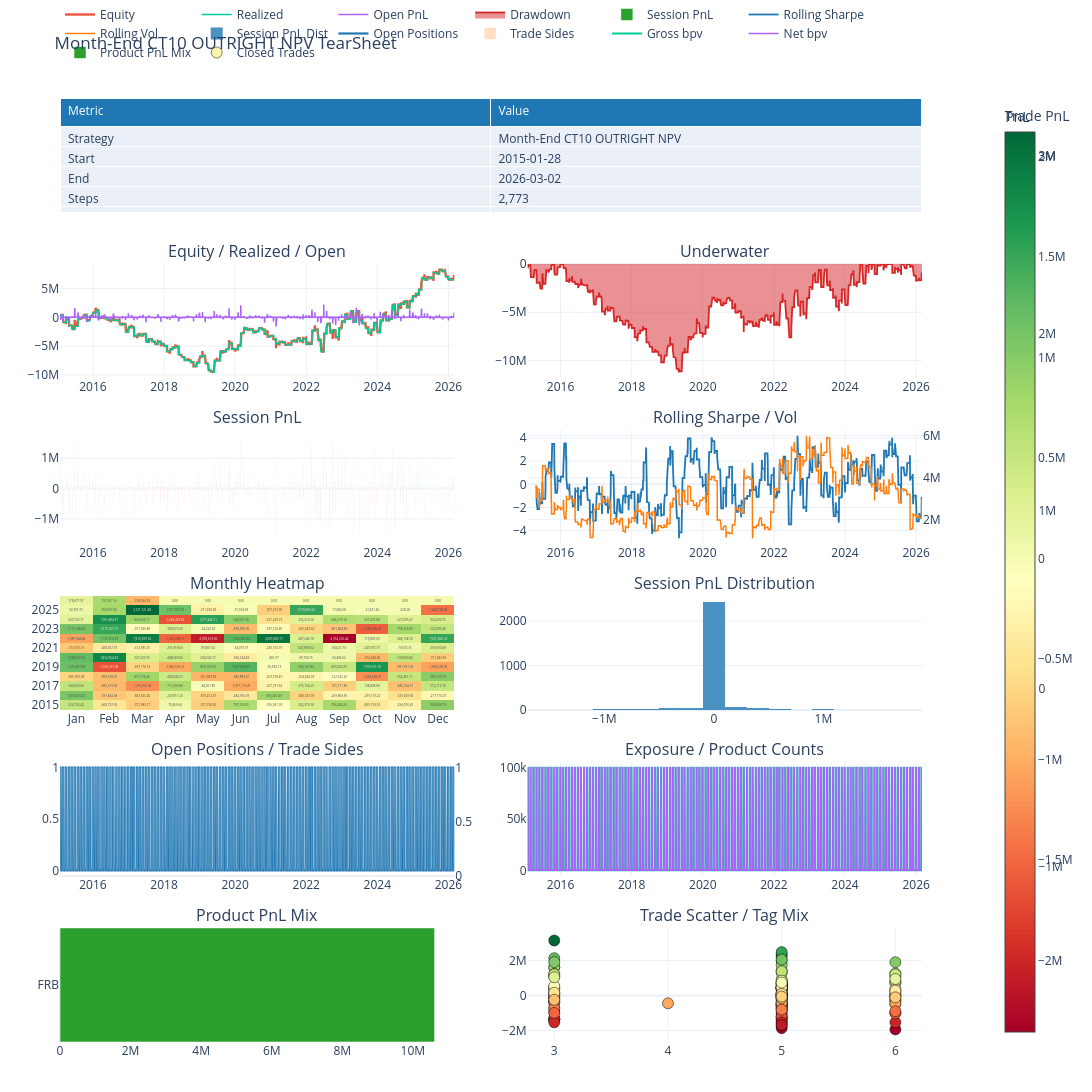

The notebook cell this image was saved under:
### Code cell
tearsheet = QueryBacktestTearSheet.from_backtest(bt)
# mpl_fig = tearsheet.plot_matplotlib()
plotly_fig = tearsheet.plot_plotly()
plotly_fig.show()
# summary = tearsheet.summary_frame

### Figure 1 — Plotly figure (JSON) as saved in the notebook; plotly's stock layout.template omitted (floating-point values rounded to 4 significant figures; data arrays with more than 128 entries replaced by an {"elided": "..."} marker saying what was removed)
{"data": [{"cells": {"align": "left", "values": [["Strategy", "Start", "End", "Steps", "Sessions", "Total PnL", "Realized PnL", "Open PnL", "Sharpe", "Sortino", "Max Drawdown", "Trade Hit Rate", "Closed Trades", "Open Trades", "Avg Hold Days", "Time In Market"], ["Month-End CT10 OUTRIGHT NPV", "2015-01-28", "2026-03-02", "2,773", "2,773", "6,495,630.78", "6,495,630.78", "0.00", "0.18", "0.11", "-11,229,314.56", "51.49%", "134", "0", "4.69", "14.50%"]]}, "domain": {"x": [0, 0.94], "y": [0.8792, 1]}, "header": {"align": "left", "fill": {"color": "#1f77b4"}, "font": {"color": "white"}, "values": ["Metric", "Value"]}, "type": "table"}, {"line": {"width": 2.4}, "mode": "lines", "name": "Equity", "type": "scatter", "x": {"elided": "2773 str values"}, "xaxis": "x", "y": {"elided": "2773 float values"}, "yaxis": "y"}, {"line": {"width": 1.5}, "mode": "lines", "name": "Realized", "type": "scatter", "x": {"elided": "2773 str values"}, "xaxis": "x", "y": {"elided": "2773 float values"}, "yaxis": "y"}, {"line": {"width": 1.5}, "mode": "lines", "name": "Open PnL", "type": "scatter", "x": {"elided": "2773 str values"}, "xaxis": "x", "y": {"elided": "2773 float values"}, "yaxis": "y"}, {"fill": "tozeroy", "line": {"color": "#d62728", "width": 1.8}, "mode": "lines", "name": "Drawdown", "type": "scatter", "x": {"elided": "2773 str values"}, "xaxis": "x2", "y": {"elided": "2773 float values"}, "yaxis": "y2"}, {"marker": {"color": {"elided": "2773 str values"}}, "name": "Session PnL", "type": "bar", "x": {"elided": "2773 str values"}, "xaxis": "x3", "y": {"elided": "2773 float values"}, "yaxis": "y3"}, {"line": {"color": "#1f77b4", "width": 1.8}, "mode": "lines", "name": "Rolling Sharpe", "type": "scatter", "x": {"elided": "2773 str values"}, "xaxis": "x4", "y": {"elided": "2773 float values"}, "yaxis": "y4"}, {"line": {"color": "#ff7f0e", "width": 1.5}, "mode": "lines", "name": "Rolling Vol", "type": "scatter", "x": {"elided": "2773 str values"}, "xaxis": "x4", "y": {"elided": "2773 float values"}, "yaxis": "y5"}, {"colorbar": {"title": {"text": "PnL"}}, "colorscale": [[0, "rgb(165,0,38)"], [0.1, "rgb(215,48,39)"], [0.2, "rgb(244,109,67)"], [0.3, "rgb(253,174,97)"], [0.4, "rgb(254,224,139)"], [0.5, "rgb(255,255,191)"], [0.6, "rgb(217,239,139)"], [0.7, "rgb(166,217,106)"], [0.8, "rgb(102,189,99)"], [0.9, "rgb(26,152,80)"], [1, "rgb(0,104,55)"]], "text": {"elided": "12x12 str values"}, "texttemplate": "%{text}", "type": "heatmap", "x": ["Jan", "Feb", "Mar", "Apr", "May", "Jun", "Jul", "Aug", "Sep", "Oct", "Nov", "Dec"], "xaxis": "x5", "y": ["2015", "2016", "2017", "2018", "2019", "2020", "2021", "2022", "2023", "2024", "2025", "2026"], "yaxis": "y6", "z": {"elided": "12x12 float values"}}, {"marker": {"color": "#1f77b4"}, "name": "Session PnL Dist", "nbinsx": 30, "opacity": 0.8, "type": "histogram", "x": {"elided": "2773 float values"}, "xaxis": "x6", "yaxis": "y7"}, {"line": {"color": "#1f77b4", "width": 2.2}, "mode": "lines", "name": "Open Positions", "type": "scatter", "x": {"elided": "2773 str values"}, "xaxis": "x7", "y": {"elided": "2773 float values"}, "yaxis": "y8"}, {"marker": {"color": "#ff7f0e"}, "name": "Trade Sides", "opacity": 0.25, "type": "bar", "x": {"elided": "2773 str values"}, "xaxis": "x7", "y": {"elided": "2773 float values"}, "yaxis": "y9"}, {"line": {"width": 2}, "mode": "lines", "name": "Gross bpv", "type": "scatter", "x": {"elided": "2773 str values"}, "xaxis": "x8", "y": {"elided": "2773 float values"}, "yaxis": "y10"}, {"line": {"width": 1.5}, "mode": "lines", "name": "Net bpv", "type": "scatter", "x": {"elided": "2773 str values"}, "xaxis": "x8", "y": {"elided": "2773 float values"}, "yaxis": "y10"}, {"marker": {"color": ["#2ca02c"]}, "name": "Product PnL Mix", "orientation": "h", "type": "bar", "x": [10620000.0], "xaxis": "x9", "y": ["FRB"], "yaxis": "y11"}, {"marker": {"color": {"elided": "134 float values"}, "colorbar": {"title": {"text": "Trade PnL"}}, "colorscale": [[0, "rgb(165,0,38)"], [0.1, "rgb(215,48,39)"], [0.2, "rgb(244,109,67)"], [0.3, "rgb(253,174,97)"], [0.4, "rgb(254,224,139)"], [0.5, "rgb(255,255,191)"], [0.6, "rgb(217,239,139)"], [0.7, "rgb(166,217,106)"], [0.8, "rgb(102,189,99)"], [0.9, "rgb(26,152,80)"], [1, "rgb(0,104,55)"]], "line": {"color": "black", "width": 0.5}, "showscale": true, "size": 11}, "mode": "markers", "name": "Closed Trades", "text": {"elided": "134 str values"}, "type": "scatter", "x": {"elided": "134 float values"}, "xaxis": "x10", "y": {"elided": "134 float values"}, "yaxis": "y12"}], "layout": {"annotations": [{"font": {"size": 16}, "showarrow": false, "text": "Equity / Realized / Open", "x": 0.215, "xanchor": "center", "xref": "paper", "y": 0.8242, "yanchor": "bottom", "yref": "paper"}, {"font": {"size": 16}, "showarrow": false, "text": "Underwater", "x": 0.725, "xanchor": "center", "xref": "paper", "y": 0.8242, "yanchor": "bottom", "yref": "paper"}, {"font": {"size": 16}, "showarrow": false, "text": "Session PnL", "x": 0.215, "xanchor": "center", "xref": "paper", "y": 0.6483, "yanchor": "bottom", "yref": "paper"}, {"font": {"size": 16}, "showarrow": false, "text": "Rolling Sharpe / Vol", "x": 0.725, "xanchor": "center", "xref": "paper", "y": 0.6483, "yanchor": "bottom", "yref": "paper"}, {"font": {"size": 16}, "showarrow": false, "text": "Monthly Heatmap", "x": 0.215, "xanchor": "center", "xref": "paper", "y": 0.4725, "yanchor": "bottom", "yref": "paper"}, {"font": {"size": 16}, "showarrow": false, "text": "Session PnL Distribution", "x": 0.725, "xanchor": "center", "xref": "paper", "y": 0.4725, "yanchor": "bottom", "yref": "paper"}, {"font": {"size": 16}, "showarrow": false, "text": "Open Positions / Trade Sides", "x": 0.215, "xanchor": "center", "xref": "paper", "y": 0.2967, "yanchor": "bottom", "yref": "paper"}, {"font": {"size": 16}, "showarrow": false, "text": "Exposure / Product Counts", "x": 0.725, "xanchor": "center", "xref": "paper", "y": 0.2967, "yanchor": "bottom", "yref": "paper"}, {"font": {"size": 16}, "showarrow": false, "text": "Product PnL Mix", "x": 0.215, "xanchor": "center", "xref": "paper", "y": 0.1208, "yanchor": "bottom", "yref": "paper"}, {"font": {"size": 16}, "showarrow": false, "text": "Trade Scatter / Tag Mix", "x": 0.725, "xanchor": "center", "xref": "paper", "y": 0.1208, "yanchor": "bottom", "yref": "paper"}], "height": 2400, "legend": {"orientation": "h", "x": 0, "xanchor": "left", "y": 1.02, "yanchor": "bottom"}, "margin": {"b": 50, "l": 60, "r": 40, "t": 80}, "title": {"text": "Month-End CT10 OUTRIGHT NPV TearSheet"}, "width": 1600, "xaxis": {"anchor": "y", "domain": [0, 0.43]}, "xaxis10": {"anchor": "y12", "domain": [0.51, 0.94]}, "xaxis2": {"anchor": "y2", "domain": [0.51, 0.94]}, "xaxis3": {"anchor": "y3", "domain": [0, 0.43]}, "xaxis4": {"anchor": "y4", "domain": [0.51, 0.94]}, "xaxis5": {"anchor": "y6", "domain": [0, 0.43]}, "xaxis6": {"anchor": "y7", "domain": [0.51, 0.94]}, "xaxis7": {"anchor": "y8", "domain": [0, 0.43]}, "xaxis8": {"anchor": "y10", "domain": [0.51, 0.94]}, "xaxis9": {"anchor": "y11", "domain": [0, 0.43]}, "yaxis": {"anchor": "x", "domain": [0.7033, 0.8242]}, "yaxis10": {"anchor": "x8", "domain": [0.1758, 0.2967]}, "yaxis11": {"anchor": "x9", "domain": [0, 0.1208]}, "yaxis12": {"anchor": "x10", "domain": [0, 0.1208]}, "yaxis2": {"anchor": "x2", "domain": [0.7033, 0.8242]}, "yaxis3": {"anchor": "x3", "domain": [0.5275, 0.6483]}, "yaxis4": {"anchor": "x4", "domain": [0.5275, 0.6483]}, "yaxis5": {"anchor": "x4", "overlaying": "y4", "side": "right"}, "yaxis6": {"anchor": "x5", "domain": [0.3517, 0.4725]}, "yaxis7": {"anchor": "x6", "domain": [0.3517, 0.4725]}, "yaxis8": {"anchor": "x7", "domain": [0.1758, 0.2967]}, "yaxis9": {"anchor": "x7", "overlaying": "y8", "side": "right"}}}
